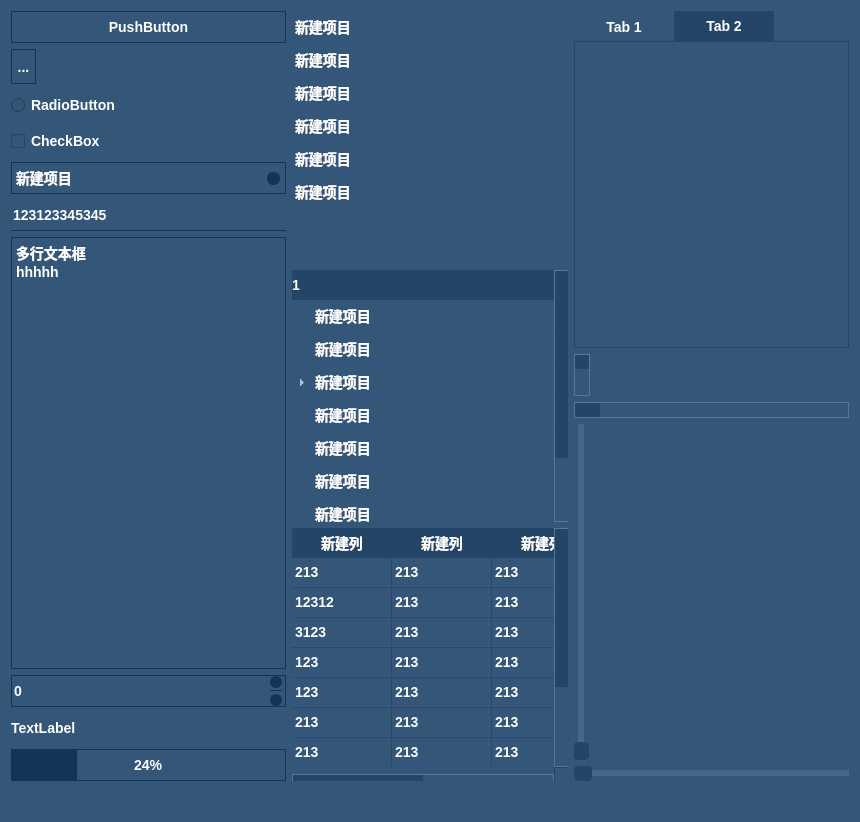
<?xml version="1.0" encoding="UTF-8"?>
<ui version="4.0">
 <class>QVenusClass</class>
 <widget class="QMainWindow" name="QVenusClass">
  <property name="geometry">
   <rect>
    <x>0</x>
    <y>0</y>
    <width>860</width>
    <height>822</height>
   </rect>
  </property>
  <property name="windowTitle">
   <string>QVenus</string>
  </property>
  <property name="styleSheet">
   <string notr="true">*
{
	border:none;	
	background:#345678;
	color:#ffffff;
	font-size:14px;
	font-weight:bold;
	min-height:30px;
}
QPushButton,QToolButton
{
	border:1px solid #123456;
}
QPushButton:hover,QToolButton:hover
{
	background-color:#123456;
}
QRadioButton::indicator
{
	border-radius:8px;
	width:12px;
	height:12px;
	image:none;
	background:none;
	border:2px solid #123456;
}
QRadioButton::indicator:checked
{
	image:none;
	background-color:#123456;
}
QCheckBox::indicator:checked
{
	image:none;
	background-color:#123456;
	border:none;
}
QCheckBox::indicator
{
	image:none;
	background:none;
	border:2px solid #123456;
}
QComboBox
{
	border:1px solid #123456;
}
QComboBox::drop-down 
{
	border:none;
	width:24px;
}
QComboBox::down-arrow
{
	border:1px solid #123456;
	border-radius:6px;
	background-color:#123456;
}
QComboBox::drop-down:hover
{
	border-left:1px solid #123456;
}
QLineEdit
{
	border-bottom:1px solid #123456;
}
QLineEdit:hover
{
	border:1px solid #123456;
}
QLineEdit:focus
{
	background-color:#123456;
}
QTextEdit
{
	border:1px solid #123456;
}
QTextEdit:focus,QTextEdit:hover
{
	background-color:#123456;
}
QProgressBar
{
	border:1px solid #123456;
	text-align:center;
}
QProgressBar::chunk 
{
	background-color:#123456;
}
QSpinBox
{
	border:1px solid #123456;
}
QSpinBox::up-button,QSpinBox::down-button
{
	border:none;
	width:12px;
	height:12px;
	margin-right:3px;
}
QSpinBox::up-button
{
	border-bottom:1px solid #123456;
	padding-bottom:2px;
}
QSpinBox::up-arrow,QSpinBox::down-arrow
{
	border:1px solid #123456;
	border-radius:6px;
	background-color:#123456;
}
QAbstractItemView
{
		outline:none;
}
QAbstractItemView::item
{
	height:32px;

}
QAbstractItemView::item:hover
{
	background-color:#456789;
}
QAbstractItemView::item:selected
{
	background-color:#123456;
}
QAbstractItemView::item:selected:!focus
{
	color:#ffffff;
}
QHeaderView::section
{
	background-color:#234567;
	border:none;
}
QHeaderView::section:checked
{
	background-color:#123456;
	border:none;
}
QAbstractSlider:horizontal 
{
	min-height:14px;
}
QAbstractSlider:vertical 
{
	min-width:14px;
}
QScrollBar
{
	border:1px solid #567890;
}
QScrollBar::add-line
{
	width:0px;
	height:0px;
}
QScrollBar::sub-line
{
	width:0px;
	height:0px;
}
QScrollBar::handle {
	background-color: #234567;
	min-height:14px;
	max-height:14px;
	min-width:14px;
	max-width:14px;
	width:14px;
	height:14px;
	border-radius:10px;
}
QAbstractItemView::item
{
	border-bottom:1px solid #234567DD;
}

QScrollBar::add-page {background:none; }
QScrollBar::sub-page {background:none; }

QSlider::handle:horizontal 
{
    background:#234567;
    width:18px;
	margin: -8 0px; 
	border-radius:9px;
}
QSlider::add-page:horizontal 
{     
     background-color: #456789;
     height:4px;
}
QSlider::sub-page:horizontal 
{
    background-color:#234567;
    height:4px;
}
QSlider::groove:horizontal 
{
    background:transparent;
    height:6px;
}
QSlider::handle:vertical 
{
    background:#234567;
	height: 18px;
	margin:0px -8px ; 
	border-radius:9px;
}
QSlider::sub-page:vertical 
{     
     background-color: #456789;
     width:4px;
}
QSlider::add-page:vertical 
{
    background-color:#234567;
    width:4px;
}
QSlider::groove:vertical 
{
    background:transparent;
    width:6px;
}
QTabBar::tab
{
	border:none;
	background:none;
	width:100%;
	height:30px;
}
QTabBar
{
	width:100%;
}
QTabBar::tab:selected, QTabBar::tab:hover 
{
	background-color:#234567;      
}


QTabWidget::pane
{
	border:1px solid #234567;

}
</string>
  </property>
  <widget class="QWidget" name="centralWidget">
   <property name="styleSheet">
    <string notr="true"/>
   </property>
   <layout class="QHBoxLayout" name="horizontalLayout">
    <item>
     <layout class="QVBoxLayout" name="verticalLayout_2">
      <item>
       <widget class="QPushButton" name="pushButton">
        <property name="text">
         <string>PushButton</string>
        </property>
       </widget>
      </item>
      <item>
       <widget class="QToolButton" name="toolButton">
        <property name="text">
         <string>...</string>
        </property>
       </widget>
      </item>
      <item>
       <widget class="QRadioButton" name="radioButton">
        <property name="text">
         <string>RadioButton</string>
        </property>
       </widget>
      </item>
      <item>
       <widget class="QCheckBox" name="checkBox">
        <property name="text">
         <string>CheckBox</string>
        </property>
       </widget>
      </item>
      <item>
       <widget class="QComboBox" name="comboBox">
        <item>
         <property name="text">
          <string>新建项目</string>
         </property>
        </item>
        <item>
         <property name="text">
          <string>新建项目</string>
         </property>
        </item>
        <item>
         <property name="text">
          <string>新建项目</string>
         </property>
        </item>
        <item>
         <property name="text">
          <string>新建项目</string>
         </property>
        </item>
       </widget>
      </item>
      <item>
       <widget class="QLineEdit" name="lineEdit">
        <property name="text">
         <string>123123345345</string>
        </property>
       </widget>
      </item>
      <item>
       <widget class="QTextEdit" name="textEdit">
        <property name="html">
         <string>&lt;!DOCTYPE HTML PUBLIC &quot;-//W3C//DTD HTML 4.0//EN&quot; &quot;http://www.w3.org/TR/REC-html40/strict.dtd&quot;&gt;
&lt;html&gt;&lt;head&gt;&lt;meta name=&quot;qrichtext&quot; content=&quot;1&quot; /&gt;&lt;style type=&quot;text/css&quot;&gt;
p, li { white-space: pre-wrap; }
&lt;/style&gt;&lt;/head&gt;&lt;body style=&quot; font-family:'SimSun'; font-size:14px; font-weight:600; font-style:normal;&quot;&gt;
&lt;p style=&quot; margin-top:0px; margin-bottom:0px; margin-left:0px; margin-right:0px; -qt-block-indent:0; text-indent:0px;&quot;&gt;&lt;span style=&quot; font-size:14px;&quot;&gt;多行文本框&lt;/span&gt;&lt;/p&gt;
&lt;p style=&quot; margin-top:0px; margin-bottom:0px; margin-left:0px; margin-right:0px; -qt-block-indent:0; text-indent:0px;&quot;&gt;&lt;span style=&quot; font-size:14px;&quot;&gt;hhhhh&lt;/span&gt;&lt;/p&gt;&lt;/body&gt;&lt;/html&gt;</string>
        </property>
       </widget>
      </item>
      <item>
       <widget class="QSpinBox" name="spinBox"/>
      </item>
      <item>
       <widget class="QLabel" name="label">
        <property name="text">
         <string>TextLabel</string>
        </property>
       </widget>
      </item>
      <item>
       <widget class="QProgressBar" name="progressBar">
        <property name="value">
         <number>24</number>
        </property>
       </widget>
      </item>
     </layout>
    </item>
    <item>
     <layout class="QVBoxLayout" name="verticalLayout">
      <item>
       <widget class="QListWidget" name="listWidget">
        <item>
         <property name="text">
          <string>新建项目</string>
         </property>
        </item>
        <item>
         <property name="text">
          <string>新建项目</string>
         </property>
        </item>
        <item>
         <property name="text">
          <string>新建项目</string>
         </property>
        </item>
        <item>
         <property name="text">
          <string>新建项目</string>
         </property>
        </item>
        <item>
         <property name="text">
          <string>新建项目</string>
         </property>
        </item>
        <item>
         <property name="text">
          <string>新建项目</string>
         </property>
        </item>
       </widget>
      </item>
      <item>
       <widget class="QTreeWidget" name="treeWidget">
        <column>
         <property name="text">
          <string>1</string>
         </property>
        </column>
        <item>
         <property name="text">
          <string>新建项目</string>
         </property>
        </item>
        <item>
         <property name="text">
          <string>新建项目</string>
         </property>
        </item>
        <item>
         <property name="text">
          <string>新建项目</string>
         </property>
         <item>
          <property name="text">
           <string>新建子项目</string>
          </property>
          <item>
           <property name="text">
            <string>新建子项目</string>
           </property>
           <item>
            <property name="text">
             <string>新建子项目</string>
            </property>
           </item>
          </item>
         </item>
        </item>
        <item>
         <property name="text">
          <string>新建项目</string>
         </property>
        </item>
        <item>
         <property name="text">
          <string>新建项目</string>
         </property>
        </item>
        <item>
         <property name="text">
          <string>新建项目</string>
         </property>
        </item>
        <item>
         <property name="text">
          <string>新建项目</string>
         </property>
        </item>
        <item>
         <property name="text">
          <string>新建项目</string>
         </property>
        </item>
       </widget>
      </item>
      <item>
       <widget class="QTableWidget" name="tableWidget">
        <property name="cornerButtonEnabled">
         <bool>true</bool>
        </property>
        <attribute name="verticalHeaderVisible">
         <bool>false</bool>
        </attribute>
        <row>
         <property name="text">
          <string>新建行</string>
         </property>
        </row>
        <row>
         <property name="text">
          <string>新建行</string>
         </property>
        </row>
        <row>
         <property name="text">
          <string>新建行</string>
         </property>
        </row>
        <row>
         <property name="text">
          <string>新建行</string>
         </property>
        </row>
        <row>
         <property name="text">
          <string>新建行</string>
         </property>
        </row>
        <row>
         <property name="text">
          <string>新建行</string>
         </property>
        </row>
        <row>
         <property name="text">
          <string>新建行</string>
         </property>
        </row>
        <row>
         <property name="text">
          <string>新建行</string>
         </property>
        </row>
        <row>
         <property name="text">
          <string>新建行</string>
         </property>
        </row>
        <column>
         <property name="text">
          <string>新建列</string>
         </property>
        </column>
        <column>
         <property name="text">
          <string>新建列</string>
         </property>
        </column>
        <column>
         <property name="text">
          <string>新建列</string>
         </property>
        </column>
        <column>
         <property name="text">
          <string>新建列</string>
         </property>
        </column>
        <item row="0" column="0">
         <property name="text">
          <string>213</string>
         </property>
        </item>
        <item row="0" column="1">
         <property name="text">
          <string>213</string>
         </property>
        </item>
        <item row="0" column="2">
         <property name="text">
          <string>213</string>
         </property>
        </item>
        <item row="0" column="3">
         <property name="text">
          <string>213</string>
         </property>
        </item>
        <item row="1" column="0">
         <property name="text">
          <string>12312</string>
         </property>
        </item>
        <item row="1" column="1">
         <property name="text">
          <string>213</string>
         </property>
        </item>
        <item row="1" column="2">
         <property name="text">
          <string>213</string>
         </property>
        </item>
        <item row="1" column="3">
         <property name="text">
          <string>213</string>
         </property>
        </item>
        <item row="2" column="0">
         <property name="text">
          <string>3123</string>
         </property>
        </item>
        <item row="2" column="1">
         <property name="text">
          <string>213</string>
         </property>
        </item>
        <item row="2" column="2">
         <property name="text">
          <string>213</string>
         </property>
        </item>
        <item row="2" column="3">
         <property name="text">
          <string>213</string>
         </property>
        </item>
        <item row="3" column="0">
         <property name="text">
          <string>123</string>
         </property>
        </item>
        <item row="3" column="1">
         <property name="text">
          <string>213</string>
         </property>
        </item>
        <item row="3" column="2">
         <property name="text">
          <string>213</string>
         </property>
        </item>
        <item row="3" column="3">
         <property name="text">
          <string>213</string>
         </property>
        </item>
        <item row="4" column="0">
         <property name="text">
          <string>123</string>
         </property>
        </item>
        <item row="4" column="1">
         <property name="text">
          <string>213</string>
         </property>
        </item>
        <item row="4" column="2">
         <property name="text">
          <string>213</string>
         </property>
        </item>
        <item row="4" column="3">
         <property name="text">
          <string>213</string>
         </property>
        </item>
        <item row="5" column="0">
         <property name="text">
          <string>213</string>
         </property>
        </item>
        <item row="5" column="1">
         <property name="text">
          <string>213</string>
         </property>
        </item>
        <item row="5" column="2">
         <property name="text">
          <string>213</string>
         </property>
        </item>
        <item row="5" column="3">
         <property name="text">
          <string>213</string>
         </property>
        </item>
        <item row="6" column="0">
         <property name="text">
          <string>213</string>
         </property>
        </item>
        <item row="6" column="1">
         <property name="text">
          <string>213</string>
         </property>
        </item>
        <item row="6" column="2">
         <property name="text">
          <string>213</string>
         </property>
        </item>
        <item row="6" column="3">
         <property name="text">
          <string>213</string>
         </property>
        </item>
        <item row="7" column="0">
         <property name="text">
          <string>213</string>
         </property>
        </item>
        <item row="7" column="1">
         <property name="text">
          <string>213</string>
         </property>
        </item>
        <item row="7" column="2">
         <property name="text">
          <string>213</string>
         </property>
        </item>
        <item row="7" column="3">
         <property name="text">
          <string>213</string>
         </property>
        </item>
        <item row="8" column="0">
         <property name="text">
          <string>213</string>
         </property>
        </item>
        <item row="8" column="1">
         <property name="text">
          <string>213</string>
         </property>
        </item>
        <item row="8" column="2">
         <property name="text">
          <string>213</string>
         </property>
        </item>
        <item row="8" column="3">
         <property name="text">
          <string>213</string>
         </property>
        </item>
       </widget>
      </item>
     </layout>
    </item>
    <item>
     <layout class="QVBoxLayout" name="verticalLayout_3">
      <item>
       <widget class="QTabWidget" name="tabWidget">
        <property name="styleSheet">
         <string notr="true"/>
        </property>
        <property name="currentIndex">
         <number>1</number>
        </property>
        <widget class="QWidget" name="tab">
         <attribute name="title">
          <string>Tab 1</string>
         </attribute>
        </widget>
        <widget class="QWidget" name="tab_2">
         <attribute name="title">
          <string>Tab 2</string>
         </attribute>
        </widget>
       </widget>
      </item>
      <item>
       <widget class="QScrollBar" name="verticalScrollBar">
        <property name="orientation">
         <enum>Qt::Vertical</enum>
        </property>
       </widget>
      </item>
      <item>
       <widget class="QScrollBar" name="horizontalScrollBar">
        <property name="orientation">
         <enum>Qt::Horizontal</enum>
        </property>
       </widget>
      </item>
      <item>
       <widget class="QSlider" name="verticalSlider">
        <property name="orientation">
         <enum>Qt::Vertical</enum>
        </property>
       </widget>
      </item>
      <item>
       <widget class="QSlider" name="horizontalSlider">
        <property name="orientation">
         <enum>Qt::Horizontal</enum>
        </property>
       </widget>
      </item>
     </layout>
    </item>
   </layout>
  </widget>
  <widget class="QStatusBar" name="statusBar"/>
 </widget>
 <layoutdefault spacing="6" margin="11"/>
 <resources>
  <include location="qvenus.qrc"/>
 </resources>
 <connections/>
</ui>
